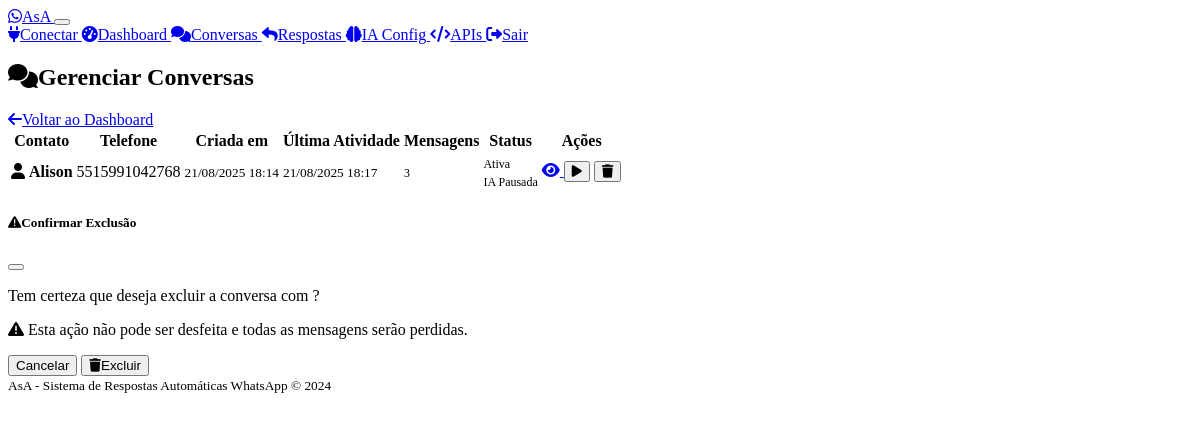
Page /admin/conversations (signed in) on the committed database.
### models.py (models this page shows)
class Conversation(db.Model):
    id = db.Column(db.Integer, primary_key=True)
    phone_number = db.Column(db.String(20), nullable=False)
    contact_name = db.Column(db.String(100))
    created_at = db.Column(db.DateTime, default=datetime.utcnow)
    updated_at = db.Column(db.DateTime, default=datetime.utcnow, onupdate=datetime.utcnow)
    is_active = db.Column(db.Boolean, default=True)
    ai_paused = db.Column(db.Boolean, default=False)  # True when human takes over
    paused_at = db.Column(db.DateTime)  # When AI was paused
    messages = db.relationship('Message', backref='conversation', lazy=True, cascade='all, delete-orphan')

### routes.py (the view)
    def decorated_function(*args, **kwargs):
        if not session.get('admin_logged_in'):
            return redirect(url_for('admin_login'))
        return f(*args, **kwargs)

### routes.py (called while the page is built)
def admin_required(f):
    def decorated_function(*args, **kwargs):
        if not session.get('admin_logged_in'):
            return redirect(url_for('admin_login'))
        return f(*args, **kwargs)
    decorated_function.__name__ = f.__name__
    return decorated_function

@app.route('/admin/conversations')
@admin_required
def admin_conversations():
    page = request.args.get('page', 1, type=int)
    conversations = Conversation.query.order_by(
        Conversation.updated_at.desc()
    ).paginate(
        page=page, per_page=20, error_out=False
    )
    return render_template('conversations.html', conversations=conversations)

@app.context_processor
def inject_admin_status():
    return {'admin_logged_in': session.get('admin_logged_in', False)}

### templates/conversations.html (shortened to what this page needs)
{% extends "base.html" %}
{% block content %}
<div class="d-flex justify-content-between align-items-center mb-4">
    <h2>
        <i class="fas fa-comments me-2"></i>Gerenciar Conversas
    </h2>
    <a href="{{ url_for('admin_dashboard') }}" class="btn btn-outline-secondary">
        <i class="fas fa-arrow-left me-2"></i>Voltar ao Dashboard
    </a>
</div>
{% if conversations.items %}
<div class="card">
    <div class="card-body">
        <div class="table-responsive">
            <table class="table table-hover">
                <thead>
                    <tr>
                        <th>Contato</th>
                        <th>Telefone</th>
                        <th>Criada em</th>
                        <th>Última Atividade</th>
                        <th>Mensagens</th>
                        <th>Status</th>
                        <th>Ações</th>
                    </tr>
                </thead>
                <tbody>
                    {% for conversation in conversations.items %}
                    <tr>
                        <td>
                            <i class="fas fa-user me-2"></i>
                            <strong>{{ conversation.contact_name or 'Sem nome' }}</strong>
                        </td>
                        <td>
                            <span class="font-monospace">{{ conversation.phone_number }}</span>
                        </td>
                        <td>
                            <small class="text-muted">
                                {{ conversation.created_at.strftime('%d/%m/%Y %H:%M') }}
                            </small>
                        </td>
                        <td>
                            <small class="text-muted">
                                {{ conversation.updated_at.strftime('%d/%m/%Y %H:%M') }}
                            </small>
                        </td>
                        <td>
                            <span class="badge bg-primary">
                                {{ conversation.messages|length }}
                            </span>
                        </td>
                        <td>
                            {% if conversation.is_active %}
                                <span class="badge bg-success">Ativa</span>
                            {% else %}
                                <span class="badge bg-secondary">Inativa</span>
                            {% endif %}
                            {% if conversation.ai_paused %}
                                <br><span class="badge bg-warning mt-1">IA Pausada</span>
                            {% else %}
                                <br><span class="badge bg-info mt-1">IA Ativa</span>
                            {% endif %}
                        </td>
                        <td>
                            <div class="btn-group" role="group">
                                <a href="{{ url_for('view_conversation', conversation_id=conversation.id) }}"
                                   class="btn btn-sm btn-outline-primary" title="Ver conversa">
                                    <i class="fas fa-eye"></i>
                                </a>
                                {% if conversation.ai_paused %}
                                    <form method="POST" action="{{ url_for('toggle_ai_for_conversation', conversation_id=conversation.id) }}"
                                          style="display: inline-block;">
                                        <button type="submit" class="btn btn-sm btn-success" title="Retomar IA">
                                            <i class="fas fa-play"></i>
                                        </button>
                                    </form>
                                {% endif %}
                                <button type="button" class="btn btn-sm btn-outline-danger"
                                        onclick="confirmDelete({{ conversation.id }}, '{{ conversation.contact_name or conversation.phone_number }}')"
                                        title="Excluir conversa">
                                    <i class="fas fa-trash"></i>
                                </button>
                            </div>
                        </td>
                    </tr>
                    {% endfor %}
                </tbody>
            </table>
        </div>
    </div>
</div>
{% else %}
<div class="text-center py-5">
    <i class="fas fa-comments fa-5x text-muted mb-4"></i>
    <h4>Nenhuma conversa encontrada</h4>
    <p class="text-muted">As conversas aparecerão aqui conforme os usuários interagirem com o sistema.</p>
</div>
{% endif %}
<div class="modal fade" id="deleteModal" tabindex="-1">
    <div class="modal-dialog">
        <div class="modal-content">
            <div class="modal-header">
                <h5 class="modal-title">
                    <i class="fas fa-exclamation-triangle text-warning me-2"></i>Confirmar Exclusão
                </h5>
                <button type="button" class="btn-close" data-bs-dismiss="modal"></button>
            </div>
            <div class="modal-body">
                <p>Tem certeza que deseja excluir a conversa com <strong id="contactName"></strong>?</p>
                <p class="text-danger">
                    <i class="fas fa-warning me-1"></i>
                    Esta ação não pode ser desfeita e todas as mensagens serão perdidas.
                </p>
            </div>
            <div class="modal-footer">
                <button type="button" class="btn btn-secondary" data-bs-dismiss="modal">Cancelar</button>
                <form id="deleteForm" method="POST" style="display: inline;">
                    <button type="submit" class="btn btn-danger">
                        <i class="fas fa-trash me-2"></i>Excluir
                    </button>
                </form>
            </div>
        </div>
    </div>
</div>
{% endblock %}

### static/css/custom.css (style rules this page uses)
:root { --asa-primary: #25d366; --asa-secondary: #128c7e; --asa-accent: #075e54; --asa-light: #dcf8c6; }
.badge { font-size: 0.75em; font-weight: 500; }

### rows in the picture
Conversation: contact_name "Alison", phone_number "5515991042768", created_at "21/08/2025 18:14", updated_at "21/08/2025 18:17", messages|length "3", is_active "Ativa", ai_paused "IA Pausada"
